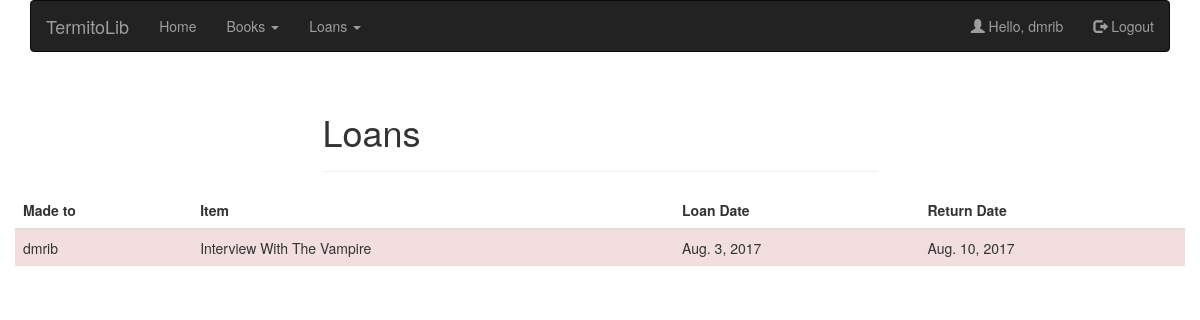
Page /loans/myloans/ (signed in) on the earlier database version.
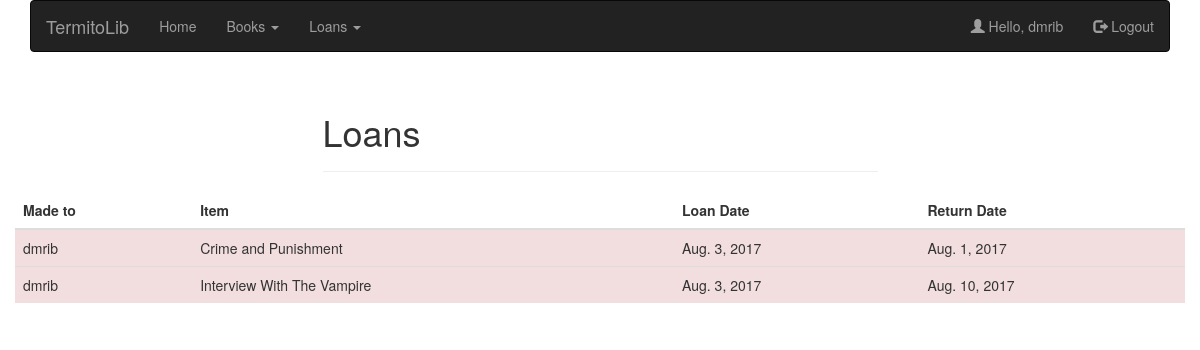
Same page on the later database version.
### loans/models.py (models this page shows, shortened)
class Loan(models.Model):
    by = models.ForeignKey(settings.AUTH_USER_MODEL)
    to = models.ForeignKey(settings.AUTH_USER_MODEL, related_name='to')
    item = models.ForeignKey(Book)
    loan_date = models.DateTimeField(auto_now_add=True)
    return_date = models.DateTimeField(default=get_deadline)
    active = models.BooleanField(default=True)
    class Meta:
        ordering = ['loan_date', 'return_date']
    @property
    def is_late(self):
        if self.return_date < timezone.now():
            return True
        else:
            return False

### books/models.py (models this page shows, shortened)
class Book(models.Model):
    registered_by = models.ForeignKey(settings.AUTH_USER_MODEL)
    name = models.CharField(max_length=200, unique=True)
    authors = models.TextField(max_length=500, help_text='Separate each item by comma.')
    tags = models.TextField(help_text='Separate each item by comma.', blank=True, null=True)
    publisher = models.CharField(max_length=200)
    isbn = models.CharField(max_length=200, unique=True)
    shelf = models.CharField(max_length=10)
    code = models.CharField(max_length=10, unique=True)
    copies = models.PositiveIntegerField()
    registered = models.DateTimeField(auto_now_add=True)
    updated = models.DateTimeField(auto_now=True)
    class Meta:
        ordering = ['name', 'code']

### loans/views.py (the view)
class MyLoansListView(LoginRequiredMixin, ListView):
    template_name = 'loans/loans_myloans.html'
    context_object_name = 'loans'
    login_url = '/login'
    def get_queryset(self):
        user = self.request.user
        result = Loan.objects.filter(to = user.id)
        return result

### loans/templates/loans/loans_myloans.html (shortened to what this page needs)
{% extends "layout.html" %}
{% block page_title %}Loans{% endblock %}
{% block entire_page_content %}
{% if loans %}
    <div class="table-responsive">
    <table class="table table-striped align-right">
        <thead>
          <tr>
            <th>Made to</th>
            <th>Item</th>
            <th>Loan Date</th>
            <th>Return Date</th>
          </tr>
        </thead>
        <tbody>
        {% for loan in loans %}
          <tr {% if loan.is_late %}class="danger"{% endif %}>
            <td>{{loan.to.username}}</td>
            <td>{{loan.item.name}}</td>
            <td>{{loan.loan_date|date}}</td>
            <td>{{loan.return_date|date}}</td>
          </tr>
        {% endfor %}
        </tbody>
    </table>
</div>
    {% else %}
        <p class="text-center">No active loans.</p>
    {% endif %}
{% endblock %}

Differences in the rows shown:
now on this page (row edited): Loan: to.username "dmrib", item.name "Crime and Punishment", loan_date "Aug. 3, 2017", return_date "Aug. 1, 2017"
